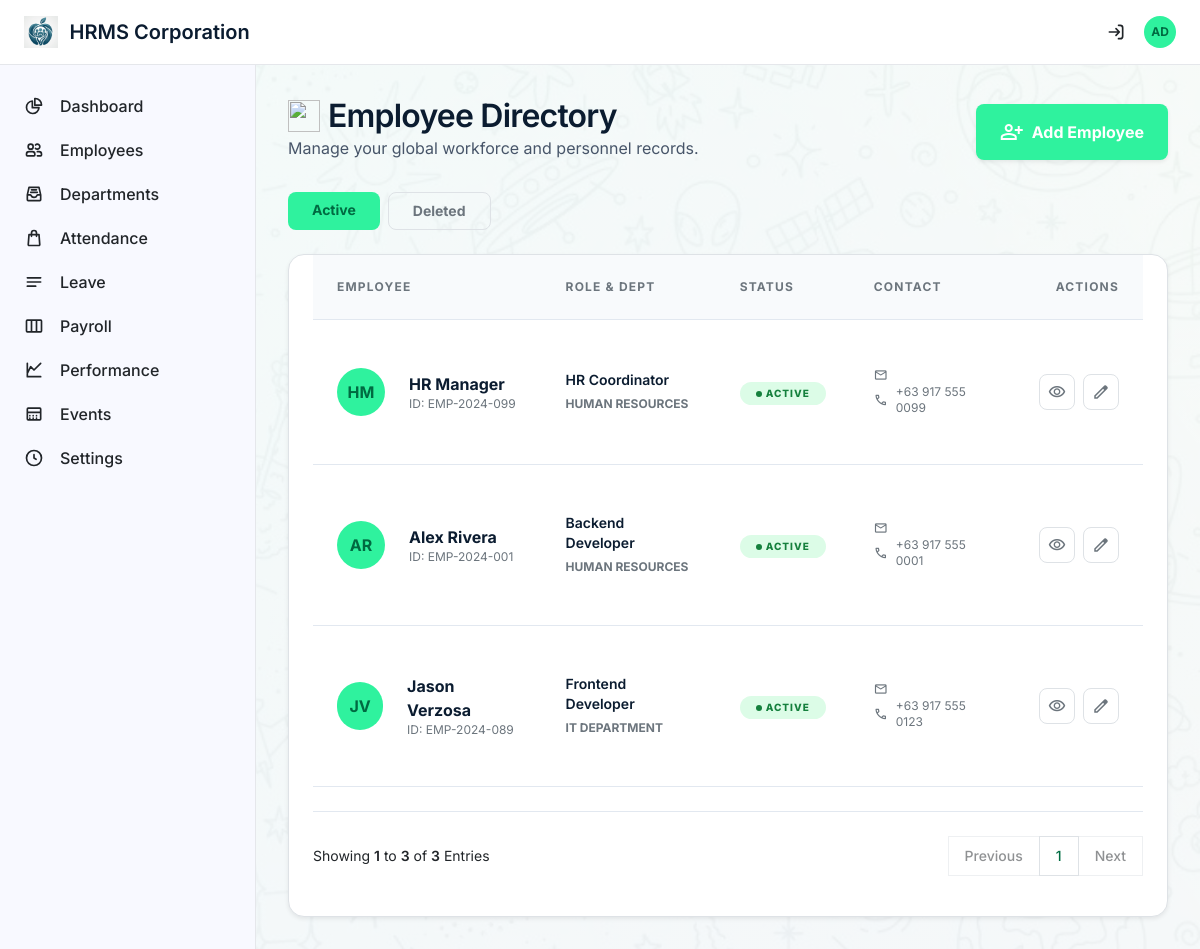
The page /admin/employees (signed in) on the database its author committed.
### tables this page shows
CREATE TABLE employees (
    id INT AUTO_INCREMENT PRIMARY KEY,
    user_id INT,
    employee_id VARCHAR(20) NOT NULL UNIQUE,
    first_name VARCHAR(100) NOT NULL,
    last_name VARCHAR(100) NOT NULL,
    phone VARCHAR(50),
    department_id INT,
    position VARCHAR(255) DEFAULT NULL,
    hire_date DATE,
    salary DECIMAL(12,2),
    daily_rate DECIMAL(12,2) DEFAULT NULL,
    status ENUM('active', 'on_leave', 'terminated') DEFAULT 'active',
    address TEXT,
    avatar_url VARCHAR(500),
    created_at TIMESTAMP DEFAULT CURRENT_TIMESTAMP,
    updated_at TIMESTAMP DEFAULT CURRENT_TIMESTAMP ON UPDATE CURRENT_TIMESTAMP
);

CREATE TABLE departments (
    id INT AUTO_INCREMENT PRIMARY KEY,
    name VARCHAR(100) NOT NULL UNIQUE,
    description TEXT,
    positions TEXT DEFAULT NULL COMMENT 'JSON array of position titles',
    created_at TIMESTAMP DEFAULT CURRENT_TIMESTAMP
);

### includes/functions.php (called while the page is built, shortened)
<?php
function h(?string $value): string {
    return htmlspecialchars($value ?? '', ENT_QUOTES, 'UTF-8');
}

### pages/admin/employees.php (the view, shortened to what this page needs)
<?php
require_once __DIR__ . '/../../includes/header.php';
require_once __DIR__ . '/../../includes/pagination.php';
$perPage = 10;
$currentPageNum = max(1, (int) ($_GET['page'] ?? 1));
$offset = ($currentPageNum - 1) * $perPage;
$showDeleted = isset($_GET['deleted']) || (isset($_GET['show']) && $_GET['show'] === 'deleted');
$where = $showDeleted ? "u.deleted_at IS NOT NULL" : "(u.deleted_at IS NULL OR e.user_id IS NULL)";
$totalCount = $pdo->query("SELECT COUNT(*) FROM employees e LEFT JOIN users u ON e.user_id = u.id WHERE $where")->fetchColumn();
$stmt = $pdo->prepare("
    SELECT e.*, d.name as department_name, e.position as position_title, u.email as email, u.deleted_at
    FROM employees e
    LEFT JOIN departments d ON e.department_id = d.id
    LEFT JOIN users u ON e.user_id = u.id
    WHERE $where
    ORDER BY e.last_name ASC
    LIMIT :limit OFFSET :offset
");
$stmt->bindValue('limit', $perPage, PDO::PARAM_INT);
$stmt->bindValue('offset', $offset, PDO::PARAM_INT);
$stmt->execute();
$employees = $stmt->fetchAll();
$filter = $showDeleted ? 'deleted' : 'active';
$pagination = paginate($currentPageNum, $totalCount, $perPage, $_SERVER['REQUEST_URI'], 'page');
$pagination['base_url'] = preg_replace('/[?&]page=\d+/', '', $pagination['base_url']);
?>
<div class="employees-page max-w-7xl mx-auto">
    <div class="flex justify-between items-end mb-8">
        <div>
            <h2 class="font-headline-lg text-headline-lg text-on-surface tracking-tight flex items-center gap-2"><img
                    src="<?= BASE_URL ?>/public/emojis/Title%20emojis/employees.png" class="w-8 h-8" alt=""> Employee
                Directory</h2>
            <p class="text-text-body font-body-md">Manage your global workforce and personnel records.</p>
        </div>
        <a href="<?= BASE_URL ?>/admin/add-employee"
            class="bg-primary-container text-white text-on-primary-container px-6 py-3 rounded-lg font-bold flex items-center gap-2 hover:brightness-95 transition-all shadow-sm">
            <span class="material-symbols-outlined">person_add</span>
            Add Employee
        </a>
    </div>
    <div class="flex gap-2 mb-4">
        <a href="?show=active" class="px-4 py-2 rounded-lg text-sm font-bold transition-all <?= $filter === 'active' ? 'bg-primary-container text-on-primary-container' : 'border border-border-subtle text-secondary hover:bg-surface-muted' ?>">Active</a>
        <a href="?show=deleted" class="px-4 py-2 rounded-lg text-sm font-bold transition-all <?= $filter === 'deleted' ? 'bg-error-container text-on-error-container' : 'border border-border-subtle text-secondary hover:bg-surface-muted' ?>">Deleted</a>
    </div>
    <div class="bg-surface-container-lowest rounded-2xl shadow-sm overflow-hidden border border-border-subtle pb-10 px-4">
        <div class="overflow-x-auto">
            <table class="w-full employee-table border-collapse">
                <thead>
                    <tr class="bg-surface-muted border-b border-border-subtle">
                        <th class="text-left px-6 py-4 text-label-sm text-secondary uppercase tracking-widest font-bold">Employee</th>
                        <th class="text-left px-6 py-4 text-label-sm text-secondary uppercase tracking-widest font-bold">Role & Dept</th>
                        <th class="text-left px-6 py-4 text-label-sm text-secondary uppercase tracking-widest font-bold">Status</th>
                        <th class="text-left px-6 py-4 text-label-sm text-secondary uppercase tracking-widest font-bold">Contact</th>
                        <th class="text-right px-6 py-4 text-label-sm text-secondary uppercase tracking-widest font-bold">Actions</th>
                    </tr>
                </thead>
                <tbody>
                    <?php if (empty($employees)): ?>
                        <tr>
                            <td colspan="5" class="px-6 py-12 text-center text-secondary">No employees found.</td>
                        </tr>
                    <?php else: ?>
                        <?php foreach ($employees as $emp):
                            $delAt = $emp['deleted_at'] ?? null;
                            $daysLeft = null;
                        ?>
                            <tr class="hover:bg-surface-muted transition-colors border-b border-border-subtle group <?= $delAt ? 'opacity-70' : '' ?>">
                                <td class="px-6 py-5">
                                    <div class="flex items-center gap-4">
                                        <div class="w-12 h-12 rounded-full <?= $delAt ? 'bg-error-container' : 'bg-primary-container' ?> flex items-center justify-center text-on-primary-container font-bold">
                                            <?= strtoupper(substr($emp['first_name'], 0, 1) . substr($emp['last_name'], 0, 1)) ?>
                                        </div>
                                        <div>
                                            <p class="font-bold text-on-surface text-body-md">
                                                <?= h($emp['first_name'] . ' ' . $emp['last_name']) ?>
                                            </p>
                                            <p class="text-secondary text-xs">ID: <?= h($emp['employee_id']) ?></p>
                                        </div>
                                    </div>
                                </td>
                                <td class="px-6 py-5">
                                    <div>
                                        <p class="font-semibold text-on-surface text-body-sm">
                                            <?= h($emp['position_title'] ?? 'N/A') ?>
                                        </p>
                                        <span class="text-secondary text-xs uppercase font-bold"><?= h($emp['department_name'] ?? 'N/A') ?></span>
                                    </div>
                                </td>
                                <td class="px-6 py-5">
                                    <?php if ($delAt): ?>
                                        <span class="px-3 py-1 bg-red-100 text-red-700 rounded-full text-[10px] font-extrabold uppercase tracking-widest inline-flex items-center gap-1">
                                            Deleted
                                        </span>
                                        <?php if ($daysLeft !== null && $daysLeft > 0): ?>
                                            <span class="ml-2 px-2 py-0.5 bg-orange-100 text-orange-700 rounded text-[10px] font-bold"><?= $daysLeft ?>d left</span>
                                        <?php elseif ($daysLeft !== null): ?>
                                            <span class="ml-2 px-2 py-0.5 bg-red-100 text-red-700 rounded text-[10px] font-bold">Due</span>
                                        <?php endif; ?>
                                    <?php else: ?>
                                        <span class="px-3 py-1 bg-green-100 text-green-700 rounded-full text-[10px] font-extrabold uppercase tracking-widest inline-flex items-center gap-1">
                                            <span class="w-1.5 h-1.5 bg-green-700 rounded-full animate-pulse"></span>
                                            <?= ucfirst($emp['status']) ?>
                                        </span>
                                    <?php endif; ?>
                                </td>
                                <td class="px-6 py-5">
                                    <div class="text-xs text-secondary space-y-0.5">
                                        <p class="flex items-center gap-2"><span class="material-symbols-outlined text-[14px]">mail</span>
                                            <?= h($emp['email']) ?></p>
                                        <p class="flex items-center gap-2"><span class="material-symbols-outlined text-[14px]">call</span>
                                            <?= h($emp['phone'] ?? 'N/A') ?></p>
                                    </div>
                                </td>
                                <td class="px-6 py-5">
                                    <div class="flex items-center justify-end gap-2">
                                        <a href="<?= BASE_URL ?>/admin/employee-profile?id=<?= $emp['id'] ?>"
                                            class="w-9 h-9 rounded-lg border border-border-subtle flex items-center justify-center text-secondary hover:bg-primary-container hover:text-on-primary-container transition-all"
                                            title="View Profile">
                                            <span class="material-symbols-outlined text-[18px]">visibility</span>
                                        </a>
                                        <a href="<?= BASE_URL ?>/admin/edit-employee?id=<?= $emp['id'] ?>"
                                            class="w-9 h-9 rounded-lg border border-border-subtle flex items-center justify-center text-secondary hover:bg-primary-container hover:text-on-primary-container transition-all"
                                            title="Edit Record">
                                            <span class="material-symbols-outlined text-[18px]">edit</span>
                                        </a>
                                    </div>
                                </td>
                            </tr>
                        <?php endforeach; ?>
                    <?php endif; ?>
                </tbody>
            </table>
        </div>
        <?= renderPaginationWithInfo($pagination) ?>
    </div>
</div>
<?php require_once __DIR__ . '/../../includes/footer.php'; ?>

### includes/header.php (style rules this page uses)
body { font-family: 'Inter', sans-serif; background-color: #f8f9ff; }
.material-symbols-outlined { font-variation-settings: 'FILL' 0, 'wght' 400, 'GRAD' 0, 'opsz' 24; vertical-align: middle; }

### rows shown on the page
employees: first_name+last_name "HM", first_name+last_name "HR Manager", employee "EMP-2024-099", position "HR Coordinator", department.name "HUMAN RESOURCES", status "ACTIVE", phone "+63 917 555 0099"
employees: first_name+last_name "AR", first_name+last_name "Alex Rivera", employee "EMP-2024-001", position "Backend Developer", department.name "HUMAN RESOURCES", status "ACTIVE", phone "+63 917 555 0001"
employees: first_name+last_name "JV", first_name+last_name "Jason Verzosa", employee "EMP-2024-089", position "Frontend Developer", department.name "IT DEPARTMENT", status "ACTIVE", phone "+63 917 555 0123"

### other values the page prints
substr($_SESSION['user_name'] ?? 'AU', 0, 2) "AD"
$start "1"
$end "3"
$pagination['total_items'] "3"
$page "1"
